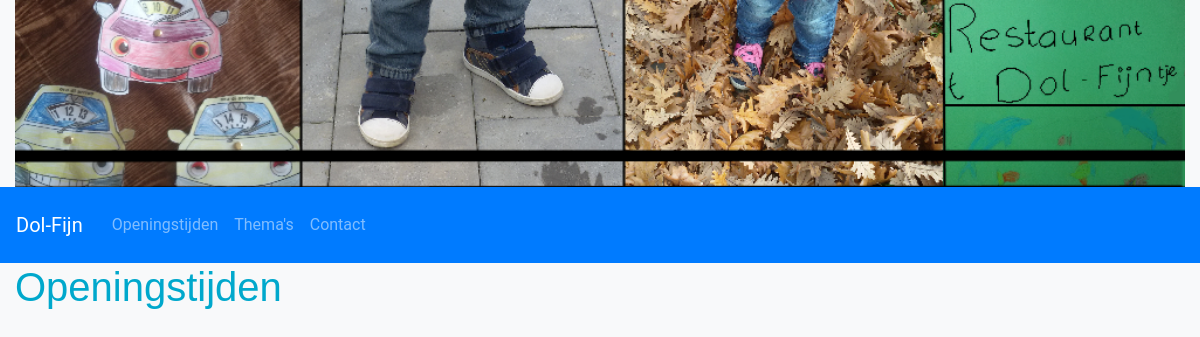
The page /gastouderopvang/dolfijnWebv2-php/Openingstijden/openingstijdenPage on the database as committed earlier.
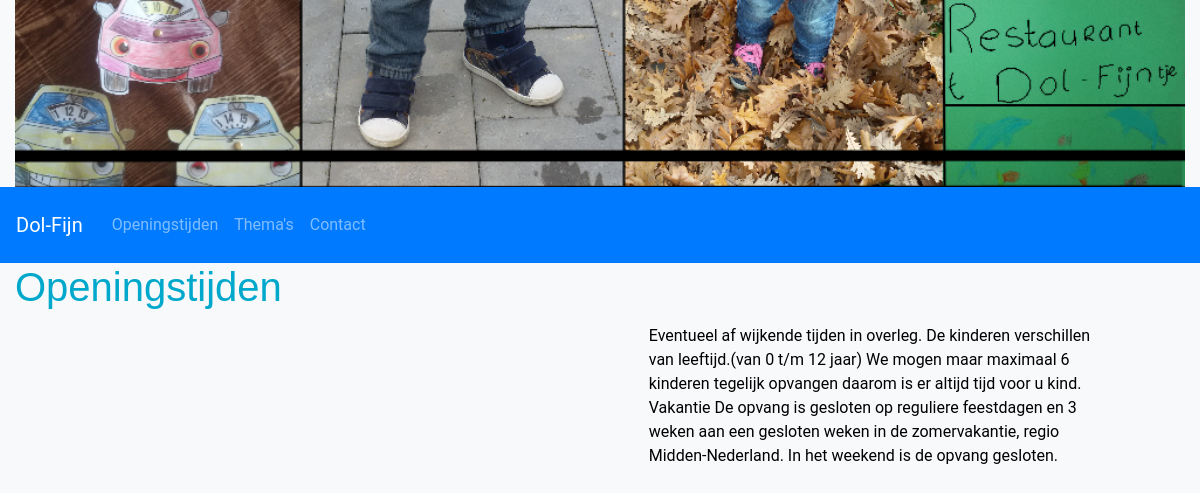
The same page on the database as committed later.
### tables this page shows
CREATE TABLE `informatie` (
  `info-id` int(11) NOT NULL,
  `title` varchar(32) NOT NULL,
  `text` mediumtext NOT NULL
);

### controller/c.OpeningstijdenController.php (called while the page is built, shortened)
<?php
require_once "model/m.OpeningstijdenModel.php";
class OpeningstijdenController
{
  public function __construct()
  {
    $this->OpeningstijdenModel = new OpeningstijdenModel();
  }
  public function openingstijdenPage()
  {
    $info = $this->OpeningstijdenModel->readInfo();
    include "view/openingstijden/openingstijden.php";
  }
}

### model/m.DataHandler.php (called while the page is built, shortened)
<?php
class DataHandler
{
  public function __construct($host, $dbdriver, $dbname, $username, $password)
  {
    $this->host = $host;
    $this->dbdriver = $dbdriver;
    $this->dbname = $dbname;
    $this->username = $username;
    $this->password = $password;
    try {
      $this->dbh = new PDO("$this->dbdriver:host=$this->host;dbname=$this->dbname", $this->username, $this->password);
      $this->dbh->setAttribute(PDO::ATTR_ERRMODE, PDO::ERRMODE_EXCEPTION);
      return true;
    } catch (PDOException $e) {
      echo "Connection with " . $this->dbdriver . " failed: " . $e->getMessage();
    }
  }
  public function readData($sql)
  {
    $sth = $this->dbh->query($sql)->fetch(PDO::FETCH_ASSOC);
    return $sth;
  }
}

### model/m.OpeningstijdenModel.php (called while the page is built, shortened)
<?php
require_once "model/m.Datahandler.php";
class OpeningstijdenModel
{
  public function __construct()
  {
    $this->DataHandler = new DataHandler(databaseInfo[0], databaseInfo[1], databaseInfo[2], databaseInfo[3], databaseInfo[4]);
  }
  public function readInfo()
  {
    try{
    $sql = "SELECT text FROM `informatie` WHERE `info-id` = 1";
    $result = $this->DataHandler->readData($sql);
    return $result;
    } catch(exception $e) {
      throw $e;
    }
  }
}

### view/openingstijden/openingstijden.php (the view, shortened to what this page needs)
<?php
require_once "view/navigatie/header.php";
?>
<h1 id="pageTitle">Openingstijden</h1>
<section class="col-12 row justify-content-around">
  <table class="table col-5">
  </table>
  <div class="col-5">
    <?= $info['text'] ?>
  </div>
</section>

Rows that differ between the two databases and show on the page:
added informatie: text "Eventueel af wijkende tijden in overleg. De kinderen verschillen van leeftijd.(van 0 t/m 12 jaar) We mogen maar maximaal 6 kinderen tegelijk opvangen daarom is er altijd tijd voor u kind. Vakantie De opvang is gesloten op reguliere feestdagen en 3 weken aan een gesloten weken in de zomervakantie, regio Midden-Nederland. In het weekend is de opvang gesloten."
